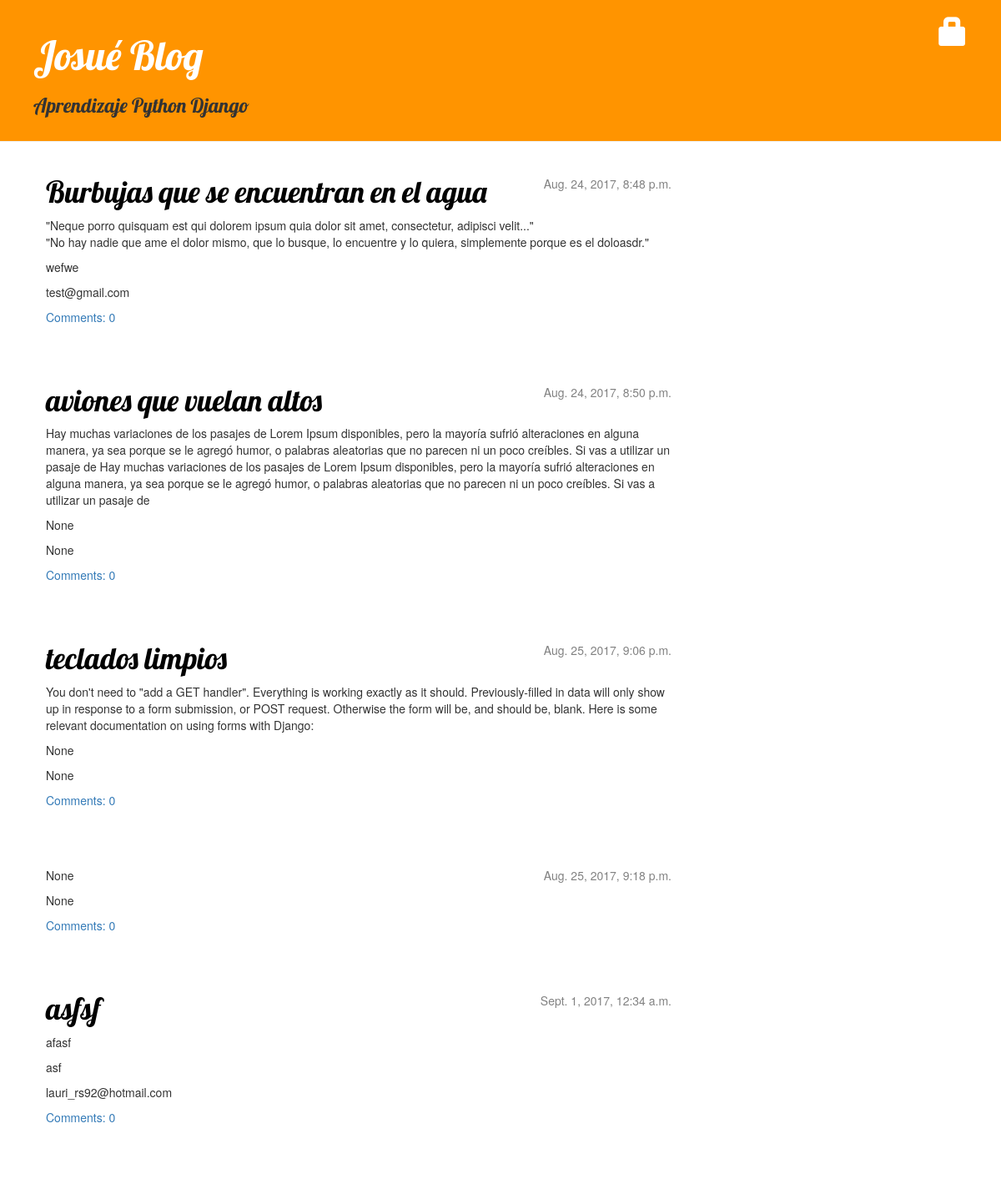
The app's page /, older data.
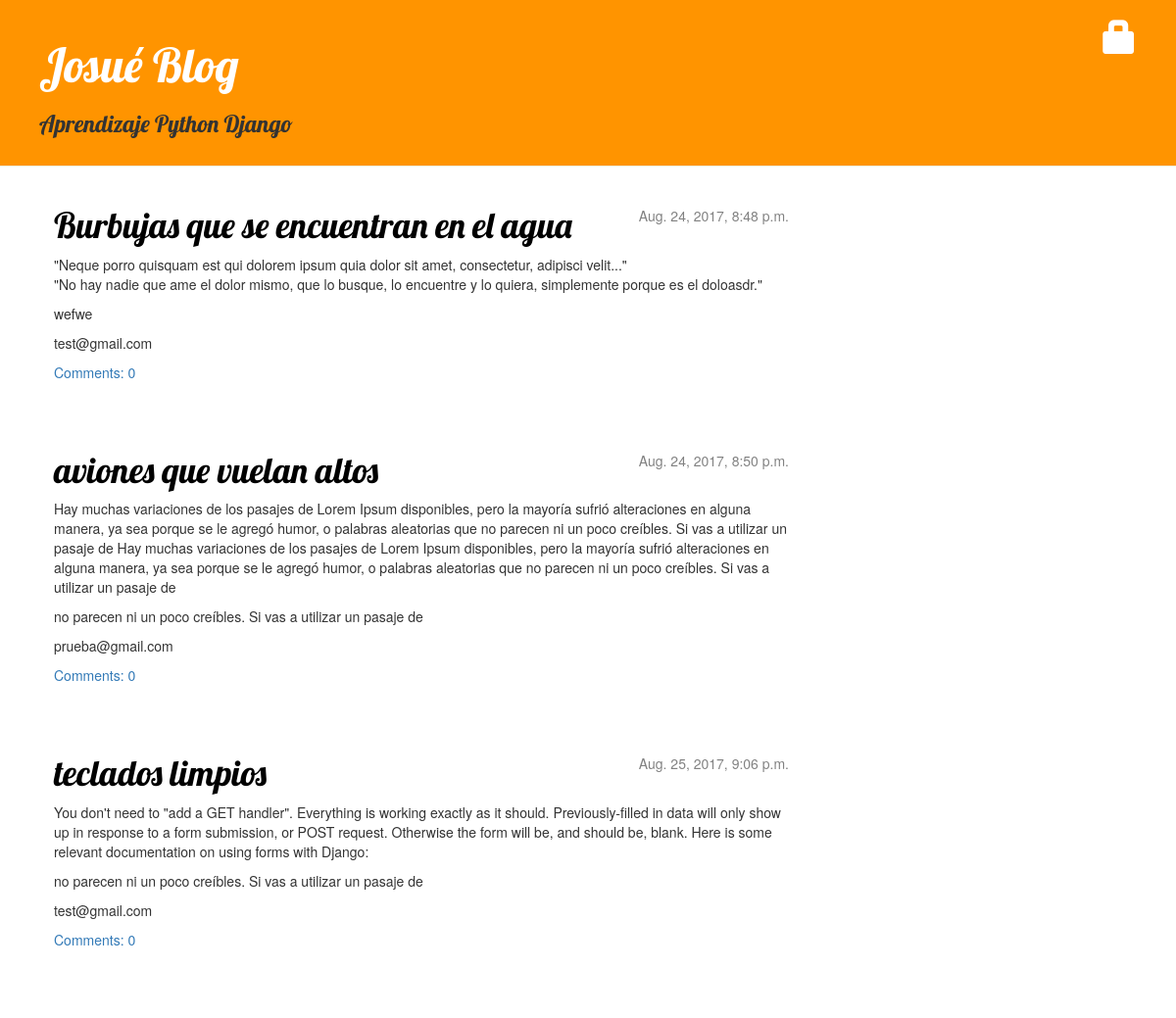
The same page, newer data.
### blog/models.py (models this page shows, shortened)
class Post(models.Model):
	author = models.ForeignKey('auth.User')
	title = models.CharField(max_length=200)
	text = models.TextField()
	more_text = models.CharField(max_length=100, null=True)
	email = models.EmailField(null=True)
	created_date = models.DateTimeField(
		default=timezone.now)
	published_date = models.DateTimeField(
		blank=True, null=True)
	def approved_comments(self):
		return self.comments.filter(approved_comment=True)

### blog/views.py (the view)
# urls.py: url(r'^$', views.post_list),
def post_list(request):
    posts = Post.objects.filter(published_date__lte=timezone.now()).order_by('published_date')
    return render(request, 'blog/post_list.html', {'posts': posts})

### blog/templates/blog/post_list.html (shortened to what this page needs)
{% extends 'blog/base.html' %}
		{% block content %}
			{% for post in posts %}
			    <div class="post">
                            	<div class="date">
                                {{ post.published_date }}
                            	</div>
			    			<h1><a href="{% url 'post_detail' pk=post.pk %}">{{ post.title }}</a></h1>
                            <p>{{ post.text|linebreaksbr }}</p>
							<p>{{ post.more_text|linebreaksbr }}</p>
							<p>{{ post.email|linebreaksbr }}</p>
							<a href="{% url 'post_detail' pk=post.pk %}">Comments: {{ post.approved_comments.count }}</a>
                            </div>
			{% endfor %}
   		 {% endblock content %}

### blog/templates/blog/base.html (shortened to what this page needs)
{% load staticfiles %}
<html>
        <head>
                <div class="page-header">
                    {% if user.is_authenticated %}
                        <a href="{% url 'post_new' %}" class="top-menu"><span class="glyphicon glyphicon-plus"></span></a>
                        <a href="{% url 'post_draft_list' %}" class="top-menu"><span class="glyphicon glyphicon-edit"></span></a>
                        <p class="top-menu">Hello {{ user.username }} <small>(<a href="{% url 'logout' %}">Log out</a>)</small></p>
                    {% else %}
                        <a href="{% url 'login' %}" class="top-menu"><span class="glyphicon glyphicon-lock"></span></a>
                    {% endif %}
                    <h1><a href="/">Josué Blog</a></h1><h3>Aprendizaje Python Django</h3>
                </div>
                <link rel="stylesheet" href="//maxcdn.bootstrapcdn.com/bootstrap/3.2.0/css/bootstrap.min.css">
                <link rel="stylesheet" href="//maxcdn.bootstrapcdn.com/bootstrap/3.2.0/css/bootstrap-theme.min.css">
                <link rel="stylesheet" href="{% static 'css/blog.css' %}">
        </head>
	<body>
        <div class="content container">
            <div class="row">
                <div class="col-md-8">
                {% block content %}
                {% endblock %}
                </div>
            </div>
        </div>
    </body>
</html>

### blog/static/css/blog.css (style rules this page uses)
.page-header { background-color: #ff9400; margin-top: 0; padding: 20px 20px 20px 40px; }
.page-header h1, .page-header h1 a, .page-header h1 a:visited, .page-header h1 a:active { color: #ffffff; font-size: 36pt; text-decoration: none; }
.content { margin-left: 40px; }
h1, h2, h3, h4 { font-family: 'Lobster', cursive; }
.date { float: right; color: #828282; }
.top-menu, .top-menu:hover, .top-menu:visited { color: #ffffff; float: right; font-size: 26pt; margin-right: 20px; }
.post { margin-bottom: 70px; }
.post h1 a, .post h1 a:visited { color: #000000; }

Row changes from the older to the newer data that the page shows:
removed Post: published_date "Aug. 25, 2017, 9:18 p.m.", more_text "None", email "None", approved_comments.count "0"
removed Post: published_date "Sept. 1, 2017, 12:34 a.m.", title "asfsf", text "afasf", more_text "asf", email "lauri_rs92@hotmail.com", approved_comments.count "0"
changed Post "aviones que vuelan altos": more_text "None" → "no parecen ni un poco creíbles. Si vas a utilizar un pasaje de"; email "None" → "prueba@gmail.com"
changed Post "teclados limpios": more_text "None" → "no parecen ni un poco creíbles. Si vas a utilizar un pasaje de"; email "None" → "test@gmail.com"
